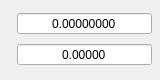
       <widget class="QWidget" name="widgetBalance" native="true">
        <property name="sizePolicy">
         <sizepolicy hsizetype="Preferred" vsizetype="Preferred">
          <horstretch>0</horstretch>
          <verstretch>0</verstretch>
         </sizepolicy>
        </property>
        <property name="maximumSize">
         <size>
          <width>160</width>
          <height>80</height>
         </size>
        </property>
        <property name="accessibleName">
         <string>BALANCE_GROUPBOX</string>
        </property>
        <property name="accessibleDescription">
         <string/>
        </property>
        <layout class="QGridLayout" name="gridLayout_13">
         <property name="leftMargin">
          <number>4</number>
         </property>
         <property name="topMargin">
          <number>8</number>
         </property>
         <property name="rightMargin">
          <number>8</number>
         </property>
         <property name="bottomMargin">
          <number>8</number>
         </property>
         <property name="spacing">
          <number>4</number>
         </property>
         <item row="0" column="2">
          <widget class="QDoubleSpinBox" name="accountBTC">
           <property name="sizePolicy">
            <sizepolicy hsizetype="Expanding" vsizetype="Fixed">
             <horstretch>0</horstretch>
             <verstretch>0</verstretch>
            </sizepolicy>
           </property>
           <property name="minimumSize">
            <size>
             <width>90</width>
             <height>0</height>
            </size>
           </property>
           <property name="whatsThis">
            <string>BalanceA</string>
           </property>
           <property name="accessibleName">
            <string/>
           </property>
           <property name="accessibleDescription">
            <string>CAN_BE_ZERO</string>
           </property>
           <property name="alignment">
            <set>Qt::AlignCenter</set>
           </property>
           <property name="readOnly">
            <bool>true</bool>
           </property>
           <property name="buttonSymbols">
            <enum>QAbstractSpinBox::NoButtons</enum>
           </property>
           <property name="specialValueText">
            <string/>
           </property>
           <property name="prefix">
            <string/>
           </property>
           <property name="decimals">
            <number>8</number>
           </property>
           <property name="minimum">
            <double>0.000000000000000</double>
           </property>
           <property name="maximum">
            <double>999999999.000000000000000</double>
           </property>
           <property name="singleStep">
            <double>0.100000000000000</double>
           </property>
          </widget>
         </item>
         <item row="1" column="2">
          <widget class="QDoubleSpinBox" name="accountUSD">
           <property name="sizePolicy">
            <sizepolicy hsizetype="Expanding" vsizetype="Fixed">
             <horstretch>0</horstretch>
             <verstretch>0</verstretch>
            </sizepolicy>
           </property>
           <property name="minimumSize">
            <size>
             <width>90</width>
             <height>0</height>
            </size>
           </property>
           <property name="whatsThis">
            <string>BalanceB</string>
           </property>
           <property name="accessibleName">
            <string/>
           </property>
           <property name="accessibleDescription">
            <string>CAN_BE_ZERO</string>
           </property>
           <property name="alignment">
            <set>Qt::AlignCenter</set>
           </property>
           <property name="readOnly">
            <bool>true</bool>
           </property>
           <property name="buttonSymbols">
            <enum>QAbstractSpinBox::NoButtons</enum>
           </property>
           <property name="prefix">
            <string/>
           </property>
           <property name="decimals">
            <number>5</number>
           </property>
           <property name="minimum">
            <double>0.000000000000000</double>
           </property>
           <property name="maximum">
            <double>999999999.000000000000000</double>
           </property>
          </widget>
         </item>
         <item row="1" column="1">
          <widget class="QLabel" name="usdLabel1">
           <property name="sizePolicy">
            <sizepolicy hsizetype="Maximum" vsizetype="Preferred">
             <horstretch>0</horstretch>
             <verstretch>0</verstretch>
            </sizepolicy>
           </property>
           <property name="font">
            <font>
             <pointsize>11</pointsize>
             <bold>false</bold>
            </font>
           </property>
           <property name="accessibleDescription">
            <string>USD_ICON</string>
           </property>
           <property name="text">
            <string/>
           </property>
           <property name="alignment">
            <set>Qt::AlignCenter</set>
           </property>
          </widget>
         </item>
         <item row="0" column="1">
          <widget class="QLabel" name="btcLabel3">
           <property name="sizePolicy">
            <sizepolicy hsizetype="Maximum" vsizetype="Preferred">
             <horstretch>0</horstretch>
             <verstretch>0</verstretch>
            </sizepolicy>
           </property>
           <property name="font">
            <font>
             <pointsize>11</pointsize>
             <bold>false</bold>
            </font>
           </property>
           <property name="accessibleDescription">
            <string>BTC_ICON</string>
           </property>
           <property name="text">
            <string/>
           </property>
           <property name="alignment">
            <set>Qt::AlignCenter</set>
           </property>
          </widget>
         </item>
        </layout>
       </widget>
